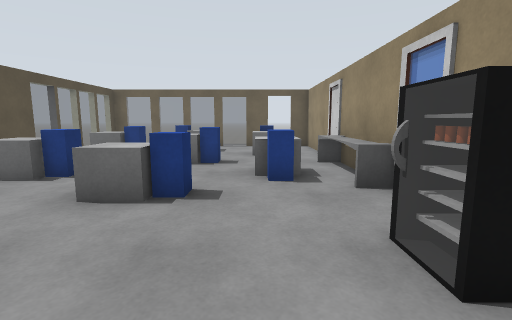
View 1 (above)

13 first-person views from a walk through a Gazebo world. The camera is 1.2 m above the floor, tilts 8° down and sees 85° across. Floor lines are 1 m apart. The floor is counted in squares, 1 m on a side. Each view is taken from the middle of a square. On the plan, view 1 faces up. The plan holds only what a view shows up to about 12 squares ahead; the rest is blank. Simple patterns stand in for the simulator's built-in surfaces. Some stock models are drawn as simple stand-ins. Surface patterns are stand-ins for the level's own textures.

View 2
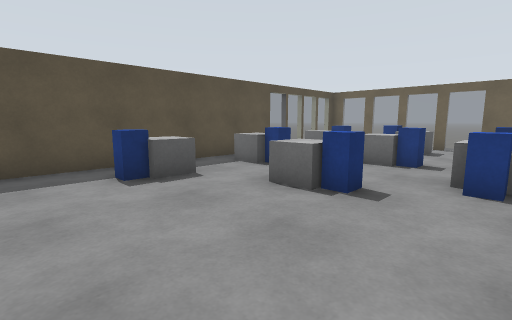

View 3
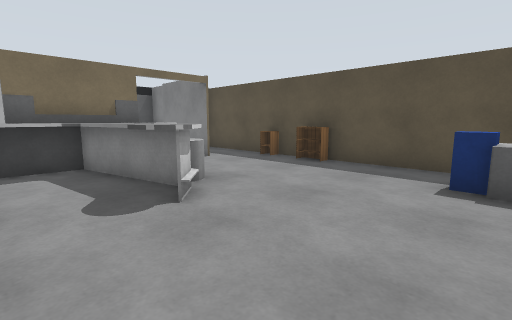

View 4
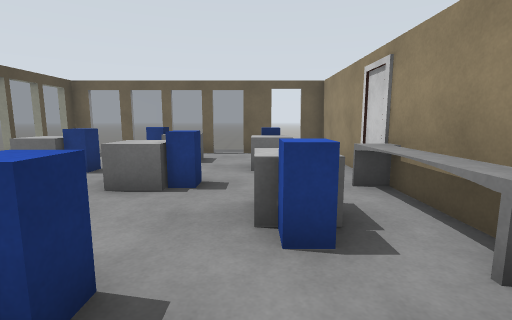

View 5
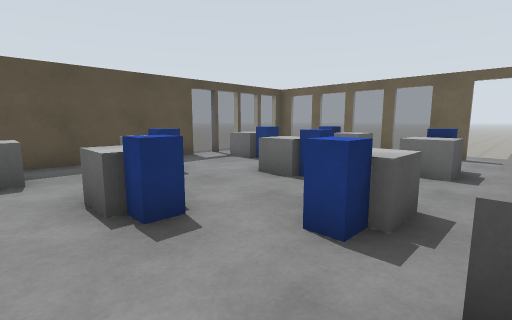

View 6
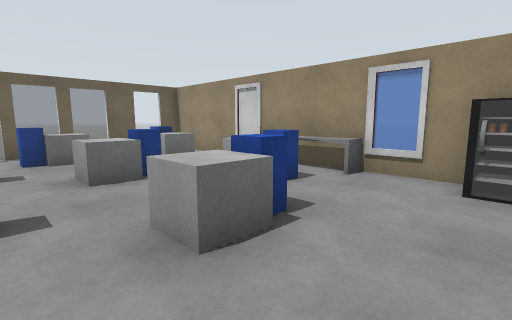

View 7
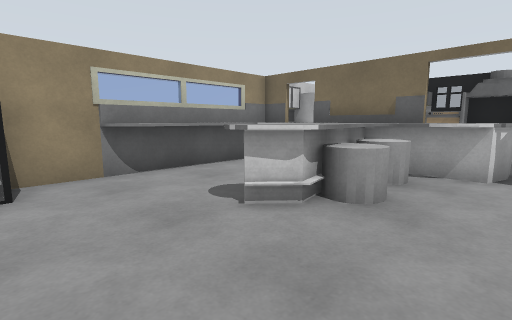

View 8
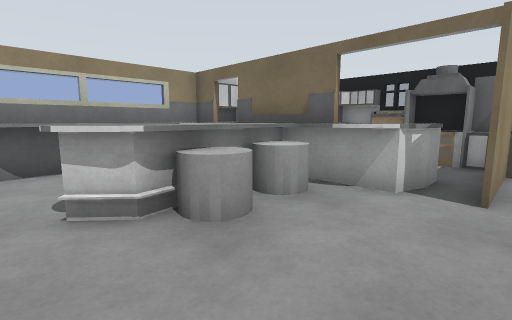

View 9
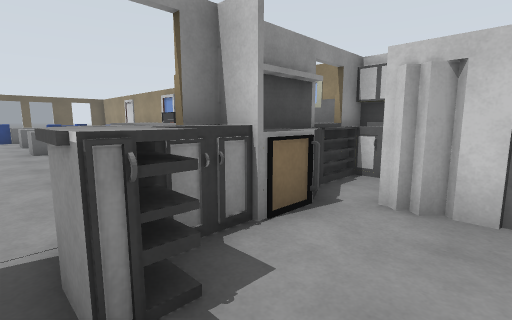

View 10
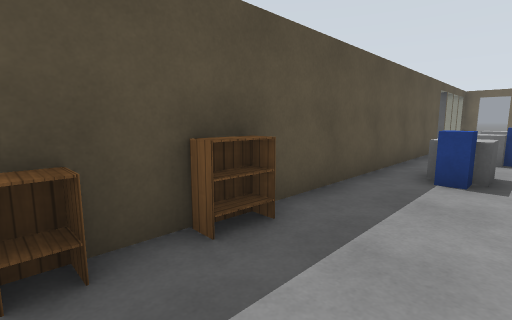

View 11
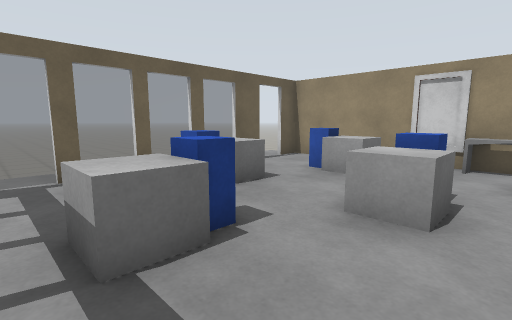

View 12
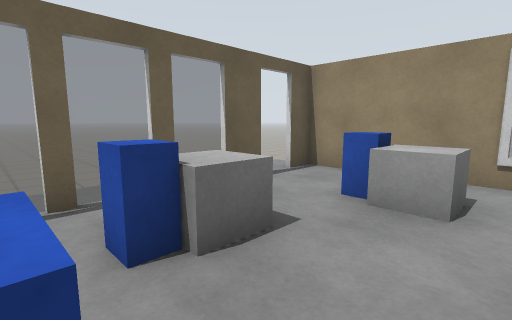

View 13
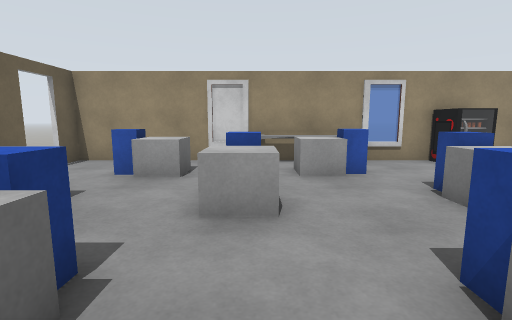

### Floor plan
Key: @ floor where view 1 was taken; # wall or solid block; . main floor; - floor 0.25 m lower than the main floor; = window, fence, low wall or low ledge; P postbox; B grey box; K bookshelf; C grey cylinder; A cabinet.
Columns run from 7 left of view 1 to 3 right of it. Each row starts with its distance up from view 1.
 16  ----
 15  -- -
 14  .. .   ..
 13 #======#.##
 12 =...PB....#
 11 =....B.P..#
 10 =.BP...BB.#
  9 =.B.......#
  8 #....BP..##
  7 #......BB#
  6 #.BP...PP#
  5 #....BP..#
  4 #....B...==
  3 #.B.......#
  2 #.P......=#
  1 #.........#
  0 #......@.##
 -1 #....##..#
 -2 #K...C#..#
 -3 #.....=..#
 -4 #A...C####
 -5 ###.=#####
 -6 ###.=.=###
 -7 ###....###
 -8   #....#
 -9   ######

Positions as (right, up) in squares from view 1, and headings:
1: (0, 0), facing up
2: (1, 0), facing up-left
3: (1, 3), facing down-left
4: (0, 3), facing up
5: (2, 3), facing up-left
6: (-4, 2), facing up-right
7: (-4, 2), facing down-right
8: (-5, 0), facing down-right
9: (-4, -8), facing up-right
10: (-4, -4), facing up-left
11: (-6, 7), facing up-right
12: (-4, 9), facing up-right
13: (-6, 8), facing right
